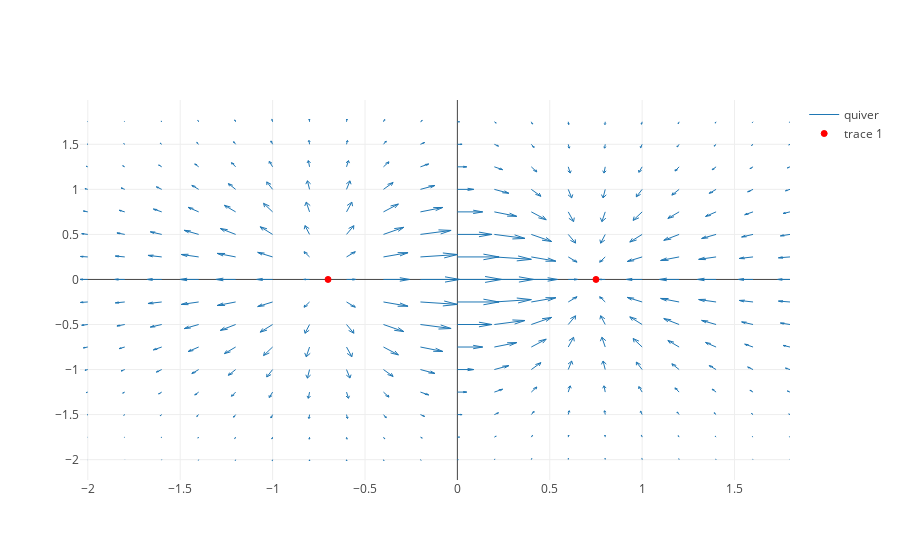

The code cell stored with this chart in its notebook:
### Code cell
x=[-.7, .75]
y=[0, 0]
plt.scatter(x,y, marker='o', color="r")
plt.title('Quiver Plot with Points')
fig = plt.gcf()

plotly_fig = tls.mpl_to_plotly(fig)


x,y = np.meshgrid(np.arange(-2, 2, .2),
                  np.arange(-2, 2, .25))
z = x*np.exp(-x**2 - y**2)
v, u = np.gradient(z, .2, .2)

quiver_fig = FF.create_quiver(x, y, u, v,
                       scale=.25,
                       arrow_scale=.4,
                       name='quiver',
                       line=dict(width=1))

quiver_fig['data'].append(plotly_fig['data'][0])
plot_url = py.iplot(quiver_fig, filename='mpl-quiver-with-points')

### Figure 1 — Plotly figure (JSON) as saved in the notebook; plotly's stock layout.template omitted (floating-point values rounded to 4 significant figures; data arrays with more than 128 entries replaced by an {"elided": "..."} marker saying what was removed)
{"data": [{"line": {"width": 1}, "mode": "lines", "name": "quiver", "type": "scatter", "x": {"elided": "2240 float values"}, "y": {"elided": "2240 float values"}}, {"marker": {"color": "rgba(255,0,0,1.0)", "line": {"color": "rgba(255,0,0,1.0)", "width": 1}, "size": 6, "symbol": "dot"}, "mode": "markers", "type": "scatter", "x": [-0.7, 0.75], "xaxis": "x1", "y": [0, 0], "yaxis": "y1"}], "layout": {"hovermode": "closest"}}
